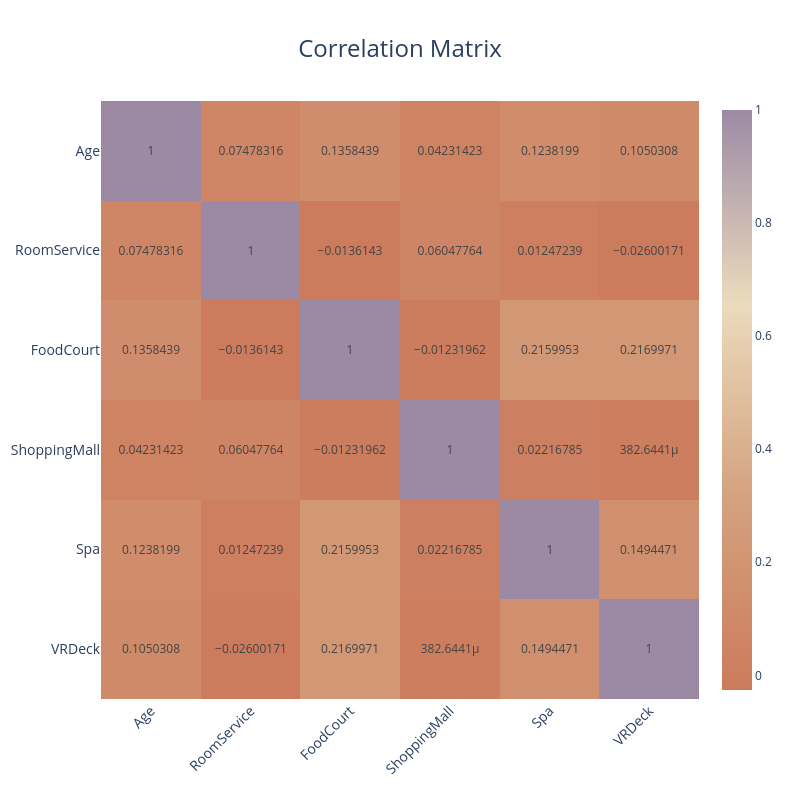

The notebook cell this image was saved under:
### Markdown cell above
1. **VIP:** Vast majority of passengers are not VIP. Very small proportion of VIP passengers.
2. **Transported:** Nearly balanced distribution between transported (true) and not transported (false) passengers, with slightly more transported.

Next up, we can check for any correlations between our numerical features using a correlation matrix.

### Code cell
plot_correlation_matrix(
    train_data_cleaned, numerical_features, save_path="../images/correlation_matrix.png"
)

### Figure 1 — Plotly figure (JSON) as saved in the notebook; plotly's stock layout.template omitted (floating-point values rounded to 4 significant figures)
{"data": [{"coloraxis": "coloraxis", "hovertemplate": "x: %{x}<br>y: %{y}<br>color: %{z}<extra></extra>", "name": "0", "texttemplate": "%{z}", "type": "heatmap", "x": ["Age", "RoomService", "FoodCourt", "ShoppingMall", "Spa", "VRDeck"], "xaxis": "x", "y": ["Age", "RoomService", "FoodCourt", "ShoppingMall", "Spa", "VRDeck"], "yaxis": "y", "z": [[1, 0.07478, 0.1358, 0.04231, 0.1238, 0.105], [0.07478, 1, -0.01361, 0.06048, 0.01247, -0.026], [0.1358, -0.01361, 1, -0.01232, 0.216, 0.217], [0.04231, 0.06048, -0.01232, 1, 0.02217, 0.0003826], [0.1238, 0.01247, 0.216, 0.02217, 1, 0.1494], [0.105, -0.026, 0.217, 0.0003826, 0.1494, 1]]}], "layout": {"coloraxis": {"colorscale": [[0, "#CC7B5C"], [0.3333, "#D4A27F"], [0.6667, "#EBDBBC"], [1, "#9C8AA5"]]}, "height": 800, "margin": {"b": 100, "l": 100, "r": 100, "t": 100}, "title": {"font": {"size": 24}, "text": "Correlation Matrix", "x": 0.5, "xanchor": "center", "y": 0.95, "yanchor": "top"}, "width": 800, "xaxis": {"anchor": "y", "constrain": "domain", "domain": [0, 1], "scaleanchor": "y", "tickangle": -45, "tickfont": {"size": 14}, "title": {"font": {"size": 18}}}, "yaxis": {"anchor": "x", "autorange": "reversed", "constrain": "domain", "domain": [0, 1], "tickfont": {"size": 14}, "title": {"font": {"size": 18}}}}}
